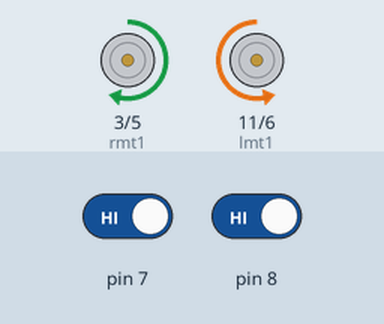
This sketch was run on a simulated Arduino Uno, built with avr-gcc and run on an emulated ATmega328P. On the bench: motor-driver pin pairs drawn as motors (green arrow = first pin HIGH = forward, orange = second pin HIGH = backward, longer = more drive). The inputs (shaded band) are chosen by the test bench; at power-on: pin 8 HIGH, pin 7 HIGH.

Above: at 1.4 s.
1.5 s: pin 8 driven LOW
At 2.0 s:
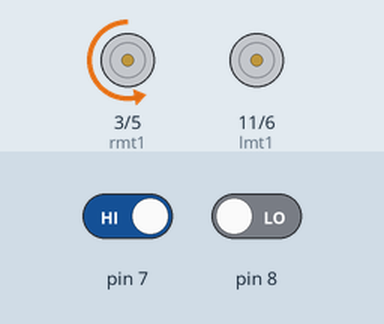
3.0 s: pin 7 driven LOW
At 4.2 s:
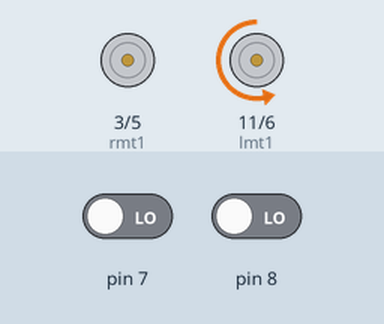
4.5 s: pin 7 driven HIGH
At 5.5 s:
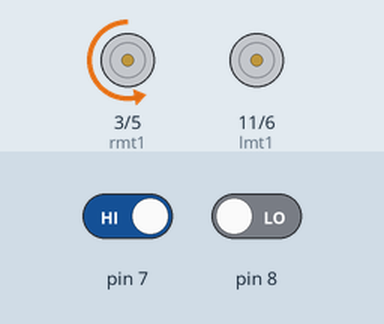
Timing chart, 0 to 7.5 s (numbered marks = the images above; inputs shaded):
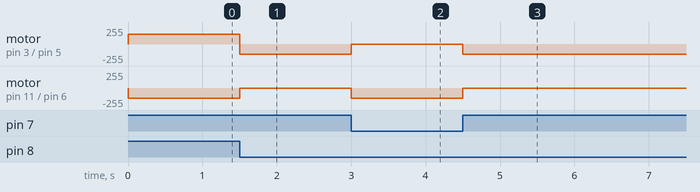

Measured:
- after the input at 1.5 s, motor on pin 3 (rmt1) / pin 5 (rmt2): forward 150/255 → backward 150/255 at once; motor on pin 11 (lmt1) / pin 6 (lmt2): backward 150/255 → stopped at once
- after the input at 3.0 s, motor on pin 3 (rmt1) / pin 5 (rmt2): backward 150/255 → stopped at once; motor on pin 11 (lmt1) / pin 6 (lmt2): stopped → backward 150/255 at once
- after the input at 4.5 s, motor on pin 3 (rmt1) / pin 5 (rmt2): stopped → backward 150/255 at once; motor on pin 11 (lmt1) / pin 6 (lmt2): backward 150/255 → stopped at once

The sketch:

wall_follow.ino
```cpp
int lmt1=11;
int lmt2=6;
int rmt1=3;
int rmt2=5;
int ls;
int cs;
//int rs;
void setup()
{
  pinMode(lmt1,OUTPUT);
  pinMode(lmt2,OUTPUT);
  pinMode(rmt1,OUTPUT);
  pinMode(rmt2,OUTPUT);
  pinMode(7,INPUT);
  pinMode(8,INPUT);
  //pinMode(9,INPUT);
}
void loop()
{
  ls=digitalRead(7);
  cs=digitalRead(8);
  //rs=digitalRead(9);

  if(ls==LOW&&cs==LOW)
  {
    stpright();
  }
  else if(ls==HIGH&&cs==HIGH)
  {
    left();
    delay(300);
  }
  else if(ls==HIGH&&cs==LOW)
  {
    stpleft();
  }
  else if(ls==HIGH&&cs==HIGH)
  {
    left();
    delay(300);
  }
}

void forward()
{
  analogWrite(lmt1,0); //forward
  analogWrite(lmt2,150);
  analogWrite(rmt1,0);
  analogWrite(rmt2,150);
}

 void reverse()
 {
  analogWrite(lmt1,150); //reverse
  analogWrite(lmt2,0);
  analogWrite(rmt1,150);
  analogWrite(rmt2,0);
 }

  void left()
  {
  analogWrite(lmt1,0); //left
  analogWrite(lmt2,150);
  analogWrite(rmt1,150);
  analogWrite(rmt2,0);
  }

  void right()
  {
  analogWrite(lmt1,150); //right
  analogWrite(lmt2,0);
  analogWrite(rmt1,0);
  analogWrite(rmt2,150);
  }
  void stp()
  {
  analogWrite(lmt1,0);
  analogWrite(lmt2,0);
  analogWrite(rmt1,0);
  analogWrite(rmt2,0);
  }
  void stpleft()
  {
  analogWrite(lmt1,0);
  analogWrite(lmt2,0);
  analogWrite(rmt1,0);
  analogWrite(rmt2,150);
  }
  void stpright()
  {
  analogWrite(lmt1,0);
  analogWrite(lmt2,150);
  analogWrite(rmt1,0);
  analogWrite(rmt2,0);
  }
```
